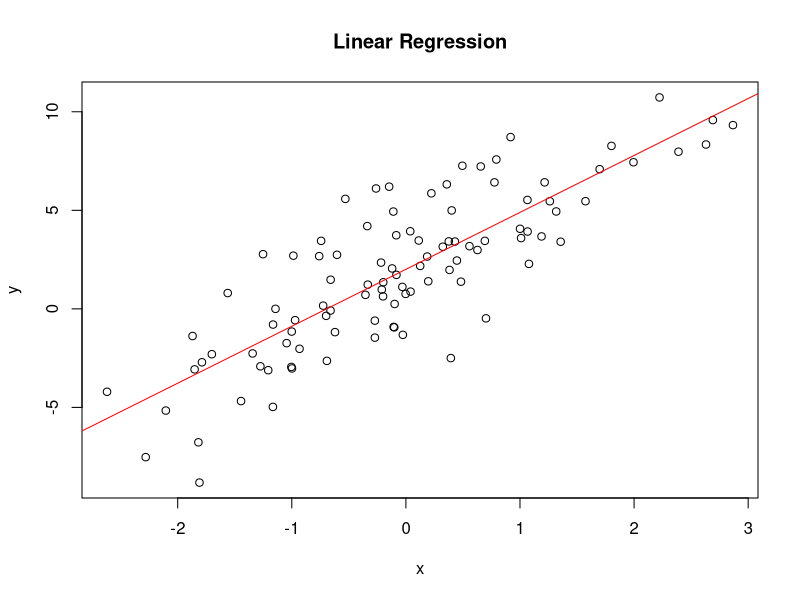
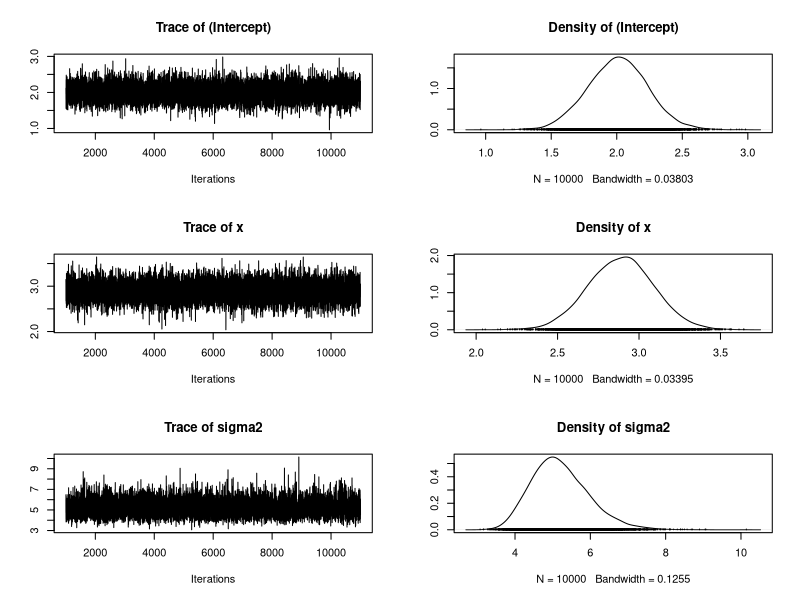
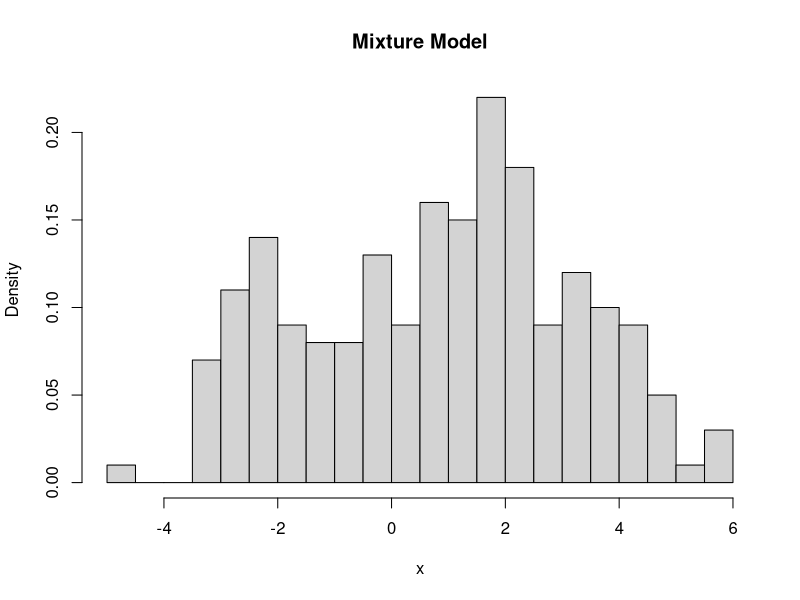
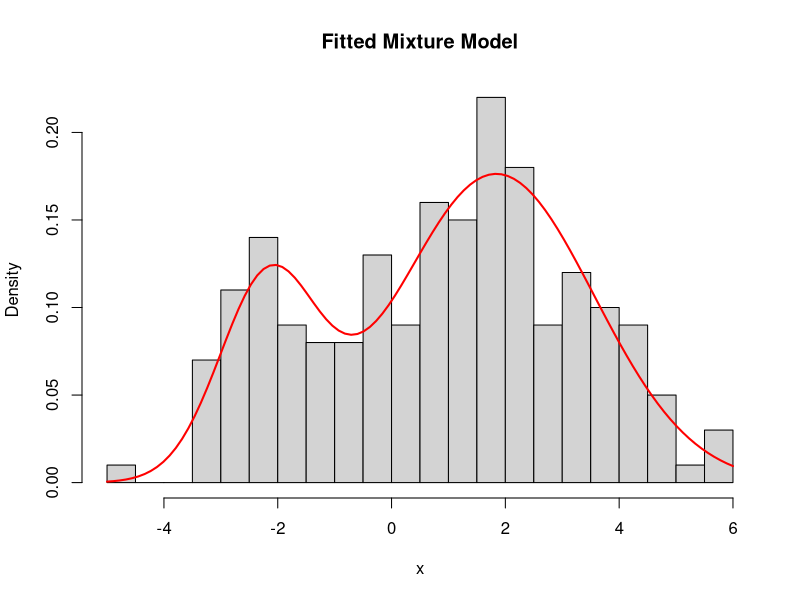

These charts were generated, in order, by the following R code:
#################
# MATH3871 Lab 10
#################

# Question 1

# a)
set.seed(3871)
n <- 100
x <- rnorm(n, mean = 0, sd = 1)
y <- 2 + 3*x + rnorm(n, mean = 0, sd = 2)

# Linear regression model
model <- lm(y ~ x)
summary(model)

# Plot the data and regression line
plot(x, y, main = "Linear Regression", xlab = "x", ylab = "y")
abline(model, col = "red")

# b)
# Bayesian linear regression
library(MCMCpack)
bayes_model <- MCMCregress(y ~ x, burnin = 1000, mcmc = 10000)
summary(bayes_model)

# Plot posterior distributions
plot(bayes_model)

# Question 2

# a)
# Simulate data from a mixture model
set.seed(3871)
n <- 200
z <- rbinom(n, 1, 0.7)
x <- rep(NA, n)
x[z == 0] <- rnorm(sum(z == 0), mean = -2, sd = 1)
x[z == 1] <- rnorm(sum(z == 1), mean = 2, sd = 1.5)

# Plot the histogram
hist(x, breaks = 30, freq = FALSE, main = "Mixture Model", xlab = "x")

# b)
# EM algorithm for Gaussian mixture model
em_mixture <- function(x, K = 2, max_iter = 100, tol = 1e-6) {
  n <- length(x)
  
  # Initialize parameters
  pi <- rep(1/K, K)
  mu <- seq(min(x), max(x), length.out = K)
  sigma <- rep(sd(x), K)
  
  # Initialize log-likelihood
  ll_old <- -Inf
  
  for (iter in 1:max_iter) {
    # E-step: Calculate responsibilities
    r <- matrix(NA, n, K)
    for (k in 1:K) {
      r[, k] <- pi[k] * dnorm(x, mu[k], sigma[k])
    }
    r <- r / rowSums(r)
    
    # M-step: Update parameters
    for (k in 1:K) {
      pi[k] <- mean(r[, k])
      mu[k] <- sum(r[, k] * x) / sum(r[, k])
      sigma[k] <- sqrt(sum(r[, k] * (x - mu[k])^2) / sum(r[, k]))
    }
    
    # Calculate log-likelihood
    ll_new <- sum(log(rowSums(sapply(1:K, function(k) pi[k] * dnorm(x, mu[k], sigma[k])))))
    
    # Check convergence
    if (abs(ll_new - ll_old) < tol) break
    ll_old <- ll_new
  }
  
  return(list(pi = pi, mu = mu, sigma = sigma, r = r, iter = iter))
}

# Run EM algorithm
em_result <- em_mixture(x)
print(em_result)

# Plot the fitted mixture model
hist(x, breaks = 30, freq = FALSE, main = "Fitted Mixture Model", xlab = "x")
curve(em_result$pi[1] * dnorm(x, em_result$mu[1], em_result$sigma[1]) + 
      em_result$pi[2] * dnorm(x, em_result$mu[2], em_result$sigma[2]), 
      add = TRUE, col = "red", lwd = 2)
